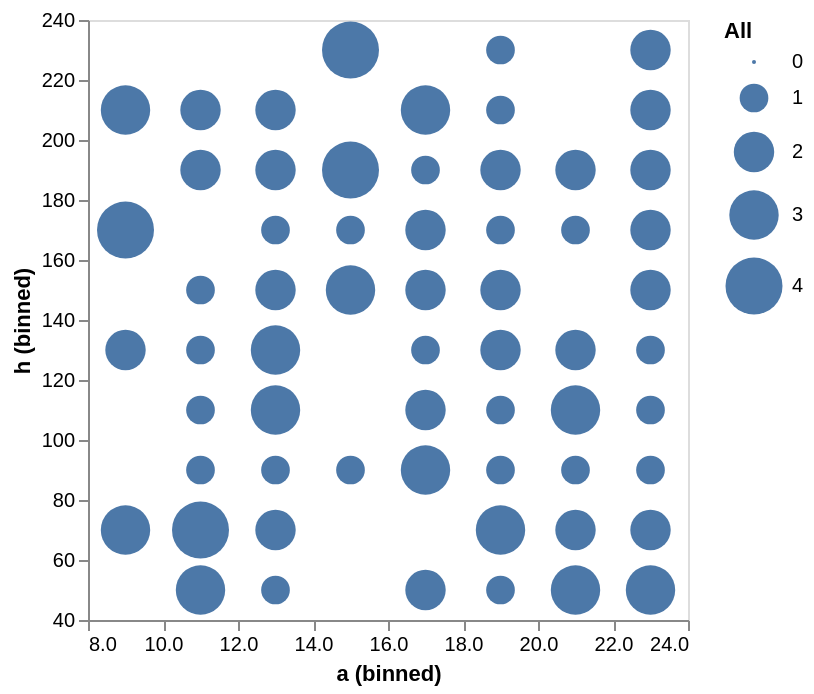

Describe this chart as a Vega-Lite specification.
### Vega-Lite specification from a JSON file in a GitHub repository (floating-point values rounded to 4 significant figures)
{"data": {"values": [{"a": 11.8, "h": 184, "o": "US"}, {"a": 13.9, "h": 199, "o": "Japan"}, {"a": 18, "h": 61, "o": "EU"}, {"a": 8.2, "h": 165, "o": "Japan"}, {"a": 16.8, "h": 94, "o": "EU"}, {"a": 15.5, "h": 185, "o": "Japan"}, {"a": 14.4, "h": 83, "o": "US"}, {"a": 18.2, "h": 178, "o": "Japan"}, {"a": 19.9, "h": 216, "o": "US"}, {"a": 10.6, "h": 196, "o": "US"}, {"a": 12.8, "h": 52, "o": "Japan"}, {"a": 15.6, "h": 229, "o": "Japan"}, {"a": 19.4, "h": 154, "o": "Japan"}, {"a": 19.7, "h": 192, "o": "Japan"}, {"a": 23.4, "h": 79, "o": "Japan"}, {"a": 9.6, "h": 79, "o": "Japan"}, {"a": 11.5, "h": 217, "o": "Japan"}, {"a": 20.5, "h": 122, "o": "Japan"}, {"a": 16.1, "h": 143, "o": "EU"}, {"a": 13.6, "h": 194, "o": "Japan"}, {"a": 17.3, "h": 131, "o": "EU"}, {"a": 22.7, "h": 52, "o": "Japan"}, {"a": 23.9, "h": 216, "o": "EU"}, {"a": 10.6, "h": 128, "o": "EU"}, {"a": 22.5, "h": 190, "o": "US"}, {"a": 19.4, "h": 99, "o": "EU"}, {"a": 21.3, "h": 191, "o": "Japan"}, {"a": 12.6, "h": 61, "o": "Japan"}, {"a": 21.7, "h": 168, "o": "US"}, {"a": 13.5, "h": 62, "o": "Japan"}, {"a": 22.4, "h": 50, "o": "Japan"}, {"a": 14.8, "h": 151, "o": "US"}, {"a": 8.7, "h": 202, "o": "US"}, {"a": 14, "h": 195, "o": "Japan"}, {"a": 16.8, "h": 116, "o": "EU"}, {"a": 11.8, "h": 54, "o": "Japan"}, {"a": 8.1, "h": 72, "o": "EU"}, {"a": 16.6, "h": 95, "o": "Japan"}, {"a": 12.7, "h": 112, "o": "US"}, {"a": 19, "h": 131, "o": "Japan"}, {"a": 13.8, "h": 80, "o": "Japan"}, {"a": 14, "h": 178, "o": "Japan"}, {"a": 18.3, "h": 197, "o": "EU"}, {"a": 16.9, "h": 203, "o": "EU"}, {"a": 12.3, "h": 207, "o": "EU"}, {"a": 19.4, "h": 122, "o": "Japan"}, {"a": 23.6, "h": 178, "o": "Japan"}, {"a": 16.8, "h": 47, "o": "Japan"}, {"a": 23.8, "h": 125, "o": "US"}, {"a": 14, "h": 195, "o": "EU"}, {"a": 10.1, "h": 207, "o": "EU"}, {"a": 13.3, "h": 135, "o": "EU"}, {"a": 22.7, "h": 200, "o": "EU"}, {"a": 12.5, "h": 170, "o": "US"}, {"a": 17.4, "h": 218, "o": "US"}, {"a": 23.4, "h": 109, "o": "EU"}, {"a": 15.3, "h": 196, "o": "EU"}, {"a": 13.1, "h": 138, "o": "US"}, {"a": 13, "h": 139, "o": "EU"}, {"a": 12.2, "h": 141, "o": "US"}, {"a": 20.4, "h": 51, "o": "EU"}, {"a": 18.9, "h": 78, "o": "Japan"}, {"a": 16, "h": 212, "o": "Japan"}, {"a": 11.8, "h": 92, "o": "EU"}, {"a": 15, "h": 223, "o": "US"}, {"a": 9.6, "h": 127, "o": "Japan"}, {"a": 18.8, "h": 102, "o": "Japan"}, {"a": 21, "h": 88, "o": "US"}, {"a": 13.4, "h": 211, "o": "US"}, {"a": 22.2, "h": 160, "o": "Japan"}, {"a": 11.6, "h": 75, "o": "US"}, {"a": 16.5, "h": 93, "o": "Japan"}, {"a": 20.9, "h": 192, "o": "US"}, {"a": 21.8, "h": 132, "o": "EU"}, {"a": 9.4, "h": 203, "o": "Japan"}, {"a": 17.4, "h": 152, "o": "Japan"}, {"a": 16.3, "h": 114, "o": "Japan"}, {"a": 13.5, "h": 151, "o": "Japan"}, {"a": 14.7, "h": 149, "o": "US"}, {"a": 22.7, "h": 84, "o": "US"}, {"a": 8.1, "h": 204, "o": "EU"}, {"a": 14.9, "h": 228, "o": "US"}, {"a": 8.5, "h": 161, "o": "EU"}, {"a": 20, "h": 118, "o": "EU"}, {"a": 13.5, "h": 103, "o": "US"}, {"a": 21.7, "h": 118, "o": "US"}, {"a": 21, "h": 56, "o": "US"}, {"a": 22.5, "h": 222, "o": "EU"}, {"a": 22.8, "h": 155, "o": "EU"}, {"a": 8.8, "h": 168, "o": "EU"}, {"a": 9.9, "h": 173, "o": "Japan"}, {"a": 11.8, "h": 50, "o": "EU"}, {"a": 16.6, "h": 58, "o": "EU"}, {"a": 9.8, "h": 77, "o": "Japan"}, {"a": 23.6, "h": 183, "o": "Japan"}, {"a": 21, "h": 60, "o": "Japan"}, {"a": 11.5, "h": 76, "o": "EU"}, {"a": 22.2, "h": 75, "o": "US"}, {"a": 11.8, "h": 115, "o": "US"}, {"a": 21.2, "h": 46, "o": "Japan"}, {"a": 18.1, "h": 147, "o": "US"}, {"a": 20.1, "h": 108, "o": "Japan"}, {"a": 17.9, "h": 178, "o": "Japan"}, {"a": 8.8, "h": 127, "o": "US"}, {"a": 21.7, "h": 77, "o": "US"}, {"a": 10, "h": 62, "o": "Japan"}, {"a": 23.6, "h": 227, "o": "US"}, {"a": 16.2, "h": 170, "o": "Japan"}, {"a": 10.5, "h": 63, "o": "Japan"}, {"a": 14.2, "h": 144, "o": "EU"}, {"a": 12.9, "h": 112, "o": "US"}, {"a": 23.8, "h": 154, "o": "US"}, {"a": 10, "h": 45, "o": "EU"}, {"a": 19.6, "h": 65, "o": "EU"}, {"a": 10.9, "h": 140, "o": "Japan"}, {"a": 17.7, "h": 183, "o": "Japan"}, {"a": 18.2, "h": 56, "o": "EU"}, {"a": 22.2, "h": 58, "o": "Japan"}, {"a": 18, "h": 224, "o": "Japan"}, {"a": 14.7, "h": 222, "o": "Japan"}]}, "mark": "circle", "encoding": {"x": {"bin": true, "field": "a", "type": "quantitative"}, "y": {"bin": true, "field": "h", "type": "quantitative"}, "size": {"aggregate": "count", "type": "quantitative", "title": "All"}}}
